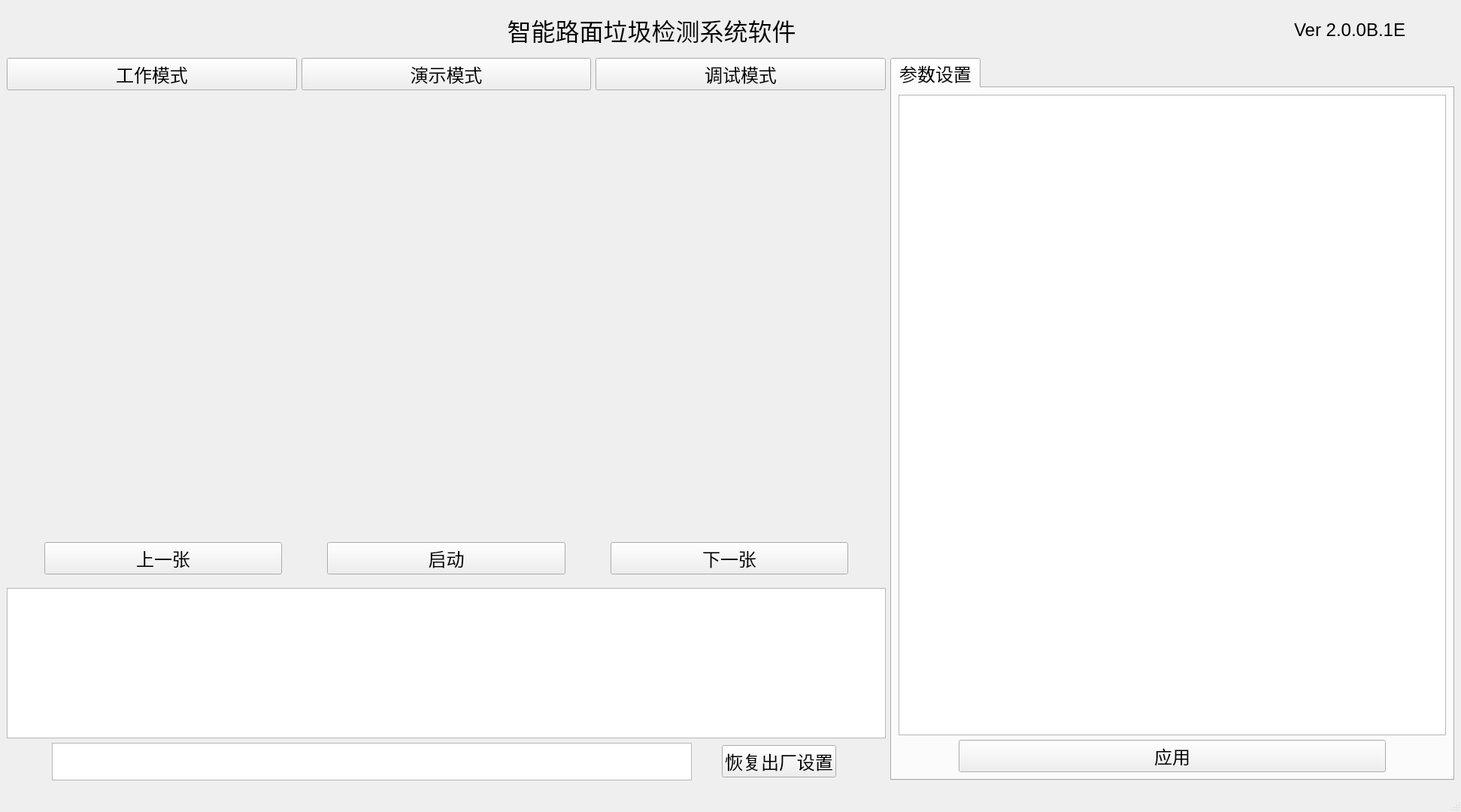
<?xml version="1.0" encoding="UTF-8"?>
<ui version="4.0">
 <class>MainWindow</class>
 <widget class="QMainWindow" name="MainWindow">
  <property name="geometry">
   <rect>
    <x>0</x>
    <y>0</y>
    <width>1943</width>
    <height>1080</height>
   </rect>
  </property>
  <property name="font">
   <font>
    <pointsize>18</pointsize>
   </font>
  </property>
  <property name="windowTitle">
   <string>MainWindow</string>
  </property>
  <property name="layoutDirection">
   <enum>Qt::LeftToRight</enum>
  </property>
  <widget class="QWidget" name="centralwidget">
   <layout class="QGridLayout" name="gridLayout">
    <item row="9" column="0">
     <widget class="QLabel" name="pictureLabel">
      <property name="sizePolicy">
       <sizepolicy hsizetype="Expanding" vsizetype="Expanding">
        <horstretch>0</horstretch>
        <verstretch>0</verstretch>
       </sizepolicy>
      </property>
      <property name="text">
       <string/>
      </property>
     </widget>
    </item>
    <item row="10" column="0" colspan="2">
     <layout class="QHBoxLayout" name="playerLayout">
      <property name="spacing">
       <number>60</number>
      </property>
      <property name="leftMargin">
       <number>50</number>
      </property>
      <property name="rightMargin">
       <number>50</number>
      </property>
      <item>
       <widget class="QPushButton" name="previousButton">
        <property name="text">
         <string>上一张</string>
        </property>
       </widget>
      </item>
      <item>
       <widget class="QPushButton" name="playButton">
        <property name="text">
         <string>启动</string>
        </property>
       </widget>
      </item>
      <item>
       <widget class="QPushButton" name="nextButton">
        <property name="text">
         <string>下一张</string>
        </property>
       </widget>
      </item>
     </layout>
    </item>
    <item row="0" column="0" colspan="3">
     <widget class="QWidget" name="titleWidget" native="true">
      <property name="maximumSize">
       <size>
        <width>16777215</width>
        <height>62</height>
       </size>
      </property>
      <property name="palette">
       <palette>
        <active>
         <colorrole role="WindowText">
          <brush brushstyle="SolidPattern">
           <color alpha="255">
            <red>0</red>
            <green>0</green>
            <blue>0</blue>
           </color>
          </brush>
         </colorrole>
         <colorrole role="Button">
          <brush brushstyle="SolidPattern">
           <color alpha="255">
            <red>255</red>
            <green>251</green>
            <blue>247</blue>
           </color>
          </brush>
         </colorrole>
         <colorrole role="Light">
          <brush brushstyle="SolidPattern">
           <color alpha="255">
            <red>255</red>
            <green>255</green>
            <blue>255</blue>
           </color>
          </brush>
         </colorrole>
         <colorrole role="Midlight">
          <brush brushstyle="SolidPattern">
           <color alpha="255">
            <red>255</red>
            <green>253</green>
            <blue>251</blue>
           </color>
          </brush>
         </colorrole>
         <colorrole role="Dark">
          <brush brushstyle="SolidPattern">
           <color alpha="255">
            <red>127</red>
            <green>125</green>
            <blue>123</blue>
           </color>
          </brush>
         </colorrole>
         <colorrole role="Mid">
          <brush brushstyle="SolidPattern">
           <color alpha="255">
            <red>170</red>
            <green>167</green>
            <blue>165</blue>
           </color>
          </brush>
         </colorrole>
         <colorrole role="Text">
          <brush brushstyle="SolidPattern">
           <color alpha="255">
            <red>0</red>
            <green>0</green>
            <blue>0</blue>
           </color>
          </brush>
         </colorrole>
         <colorrole role="BrightText">
          <brush brushstyle="SolidPattern">
           <color alpha="255">
            <red>255</red>
            <green>255</green>
            <blue>255</blue>
           </color>
          </brush>
         </colorrole>
         <colorrole role="ButtonText">
          <brush brushstyle="SolidPattern">
           <color alpha="255">
            <red>0</red>
            <green>0</green>
            <blue>0</blue>
           </color>
          </brush>
         </colorrole>
         <colorrole role="Base">
          <brush brushstyle="SolidPattern">
           <color alpha="255">
            <red>255</red>
            <green>255</green>
            <blue>255</blue>
           </color>
          </brush>
         </colorrole>
         <colorrole role="Window">
          <brush brushstyle="SolidPattern">
           <color alpha="255">
            <red>255</red>
            <green>251</green>
            <blue>247</blue>
           </color>
          </brush>
         </colorrole>
         <colorrole role="Shadow">
          <brush brushstyle="SolidPattern">
           <color alpha="255">
            <red>255</red>
            <green>255</green>
            <blue>255</blue>
           </color>
          </brush>
         </colorrole>
         <colorrole role="AlternateBase">
          <brush brushstyle="SolidPattern">
           <color alpha="255">
            <red>255</red>
            <green>253</green>
            <blue>251</blue>
           </color>
          </brush>
         </colorrole>
         <colorrole role="ToolTipBase">
          <brush brushstyle="SolidPattern">
           <color alpha="255">
            <red>255</red>
            <green>255</green>
            <blue>220</blue>
           </color>
          </brush>
         </colorrole>
         <colorrole role="ToolTipText">
          <brush brushstyle="SolidPattern">
           <color alpha="255">
            <red>0</red>
            <green>0</green>
            <blue>0</blue>
           </color>
          </brush>
         </colorrole>
        </active>
        <inactive>
         <colorrole role="WindowText">
          <brush brushstyle="SolidPattern">
           <color alpha="255">
            <red>0</red>
            <green>0</green>
            <blue>0</blue>
           </color>
          </brush>
         </colorrole>
         <colorrole role="Button">
          <brush brushstyle="SolidPattern">
           <color alpha="255">
            <red>255</red>
            <green>251</green>
            <blue>247</blue>
           </color>
          </brush>
         </colorrole>
         <colorrole role="Light">
          <brush brushstyle="SolidPattern">
           <color alpha="255">
            <red>255</red>
            <green>255</green>
            <blue>255</blue>
           </color>
          </brush>
         </colorrole>
         <colorrole role="Midlight">
          <brush brushstyle="SolidPattern">
           <color alpha="255">
            <red>255</red>
            <green>253</green>
            <blue>251</blue>
           </color>
          </brush>
         </colorrole>
         <colorrole role="Dark">
          <brush brushstyle="SolidPattern">
           <color alpha="255">
            <red>127</red>
            <green>125</green>
            <blue>123</blue>
           </color>
          </brush>
         </colorrole>
         <colorrole role="Mid">
          <brush brushstyle="SolidPattern">
           <color alpha="255">
            <red>170</red>
            <green>167</green>
            <blue>165</blue>
           </color>
          </brush>
         </colorrole>
         <colorrole role="Text">
          <brush brushstyle="SolidPattern">
           <color alpha="255">
            <red>0</red>
            <green>0</green>
            <blue>0</blue>
           </color>
          </brush>
         </colorrole>
         <colorrole role="BrightText">
          <brush brushstyle="SolidPattern">
           <color alpha="255">
            <red>255</red>
            <green>255</green>
            <blue>255</blue>
           </color>
          </brush>
         </colorrole>
         <colorrole role="ButtonText">
          <brush brushstyle="SolidPattern">
           <color alpha="255">
            <red>0</red>
            <green>0</green>
            <blue>0</blue>
           </color>
          </brush>
         </colorrole>
         <colorrole role="Base">
          <brush brushstyle="SolidPattern">
           <color alpha="255">
            <red>255</red>
            <green>255</green>
            <blue>255</blue>
           </color>
          </brush>
         </colorrole>
         <colorrole role="Window">
          <brush brushstyle="SolidPattern">
           <color alpha="255">
            <red>255</red>
            <green>251</green>
            <blue>247</blue>
           </color>
          </brush>
         </colorrole>
         <colorrole role="Shadow">
          <brush brushstyle="SolidPattern">
           <color alpha="255">
            <red>255</red>
            <green>255</green>
            <blue>255</blue>
           </color>
          </brush>
         </colorrole>
         <colorrole role="AlternateBase">
          <brush brushstyle="SolidPattern">
           <color alpha="255">
            <red>255</red>
            <green>253</green>
            <blue>251</blue>
           </color>
          </brush>
         </colorrole>
         <colorrole role="ToolTipBase">
          <brush brushstyle="SolidPattern">
           <color alpha="255">
            <red>255</red>
            <green>255</green>
            <blue>220</blue>
           </color>
          </brush>
         </colorrole>
         <colorrole role="ToolTipText">
          <brush brushstyle="SolidPattern">
           <color alpha="255">
            <red>0</red>
            <green>0</green>
            <blue>0</blue>
           </color>
          </brush>
         </colorrole>
        </inactive>
        <disabled>
         <colorrole role="WindowText">
          <brush brushstyle="SolidPattern">
           <color alpha="255">
            <red>127</red>
            <green>125</green>
            <blue>123</blue>
           </color>
          </brush>
         </colorrole>
         <colorrole role="Button">
          <brush brushstyle="SolidPattern">
           <color alpha="255">
            <red>255</red>
            <green>251</green>
            <blue>247</blue>
           </color>
          </brush>
         </colorrole>
         <colorrole role="Light">
          <brush brushstyle="SolidPattern">
           <color alpha="255">
            <red>255</red>
            <green>255</green>
            <blue>255</blue>
           </color>
          </brush>
         </colorrole>
         <colorrole role="Midlight">
          <brush brushstyle="SolidPattern">
           <color alpha="255">
            <red>255</red>
            <green>253</green>
            <blue>251</blue>
           </color>
          </brush>
         </colorrole>
         <colorrole role="Dark">
          <brush brushstyle="SolidPattern">
           <color alpha="255">
            <red>127</red>
            <green>125</green>
            <blue>123</blue>
           </color>
          </brush>
         </colorrole>
         <colorrole role="Mid">
          <brush brushstyle="SolidPattern">
           <color alpha="255">
            <red>170</red>
            <green>167</green>
            <blue>165</blue>
           </color>
          </brush>
         </colorrole>
         <colorrole role="Text">
          <brush brushstyle="SolidPattern">
           <color alpha="255">
            <red>127</red>
            <green>125</green>
            <blue>123</blue>
           </color>
          </brush>
         </colorrole>
         <colorrole role="BrightText">
          <brush brushstyle="SolidPattern">
           <color alpha="255">
            <red>255</red>
            <green>255</green>
            <blue>255</blue>
           </color>
          </brush>
         </colorrole>
         <colorrole role="ButtonText">
          <brush brushstyle="SolidPattern">
           <color alpha="255">
            <red>127</red>
            <green>125</green>
            <blue>123</blue>
           </color>
          </brush>
         </colorrole>
         <colorrole role="Base">
          <brush brushstyle="SolidPattern">
           <color alpha="255">
            <red>255</red>
            <green>251</green>
            <blue>247</blue>
           </color>
          </brush>
         </colorrole>
         <colorrole role="Window">
          <brush brushstyle="SolidPattern">
           <color alpha="255">
            <red>255</red>
            <green>251</green>
            <blue>247</blue>
           </color>
          </brush>
         </colorrole>
         <colorrole role="Shadow">
          <brush brushstyle="SolidPattern">
           <color alpha="255">
            <red>255</red>
            <green>255</green>
            <blue>255</blue>
           </color>
          </brush>
         </colorrole>
         <colorrole role="AlternateBase">
          <brush brushstyle="SolidPattern">
           <color alpha="255">
            <red>255</red>
            <green>251</green>
            <blue>247</blue>
           </color>
          </brush>
         </colorrole>
         <colorrole role="ToolTipBase">
          <brush brushstyle="SolidPattern">
           <color alpha="255">
            <red>255</red>
            <green>255</green>
            <blue>220</blue>
           </color>
          </brush>
         </colorrole>
         <colorrole role="ToolTipText">
          <brush brushstyle="SolidPattern">
           <color alpha="255">
            <red>0</red>
            <green>0</green>
            <blue>0</blue>
           </color>
          </brush>
         </colorrole>
        </disabled>
       </palette>
      </property>
      <property name="styleSheet">
       <string notr="true"/>
      </property>
      <layout class="QHBoxLayout" name="horizontalLayout" stretch="20,0,0">
       <item>
        <widget class="QLabel" name="titleLabel">
         <property name="font">
          <font>
           <pointsize>24</pointsize>
          </font>
         </property>
         <property name="text">
          <string>智能路面垃圾检测系统软件</string>
         </property>
         <property name="alignment">
          <set>Qt::AlignCenter</set>
         </property>
        </widget>
       </item>
       <item>
        <widget class="QLabel" name="label">
         <property name="text">
          <string>Ver 2.0.0B.1E</string>
         </property>
        </widget>
       </item>
       <item>
        <widget class="QPushButton" name="closeButton">
         <property name="minimumSize">
          <size>
           <width>50</width>
           <height>50</height>
          </size>
         </property>
         <property name="maximumSize">
          <size>
           <width>50</width>
           <height>50</height>
          </size>
         </property>
         <property name="font">
          <font>
           <pointsize>18</pointsize>
          </font>
         </property>
         <property name="autoFillBackground">
          <bool>false</bool>
         </property>
         <property name="styleSheet">
          <string notr="true">background-image: url(:/images/close.png);
border-style:none</string>
         </property>
         <property name="text">
          <string/>
         </property>
         <property name="iconSize">
          <size>
           <width>50</width>
           <height>50</height>
          </size>
         </property>
        </widget>
       </item>
      </layout>
     </widget>
    </item>
    <item row="8" column="0" colspan="2">
     <layout class="QHBoxLayout" name="modeButtonLayout">
      <item>
       <widget class="QPushButton" name="workModeButton">
        <property name="text">
         <string>工作模式</string>
        </property>
       </widget>
      </item>
      <item>
       <widget class="QPushButton" name="showModeButton">
        <property name="text">
         <string>演示模式</string>
        </property>
       </widget>
      </item>
      <item>
       <widget class="QPushButton" name="debugModeButton">
        <property name="text">
         <string>调试模式</string>
        </property>
       </widget>
      </item>
     </layout>
    </item>
    <item row="13" column="0" colspan="2">
     <widget class="QTableView" name="resultView">
      <property name="maximumSize">
       <size>
        <width>16777215</width>
        <height>200</height>
       </size>
      </property>
     </widget>
    </item>
    <item row="14" column="0">
     <layout class="QHBoxLayout" name="horizontalLayout_2">
      <property name="spacing">
       <number>40</number>
      </property>
      <property name="leftMargin">
       <number>60</number>
      </property>
      <property name="rightMargin">
       <number>60</number>
      </property>
      <item>
       <widget class="QTextBrowser" name="textBrowser">
        <property name="sizePolicy">
         <sizepolicy hsizetype="Expanding" vsizetype="Maximum">
          <horstretch>0</horstretch>
          <verstretch>0</verstretch>
         </sizepolicy>
        </property>
        <property name="maximumSize">
         <size>
          <width>1500</width>
          <height>50</height>
         </size>
        </property>
       </widget>
      </item>
      <item>
       <widget class="QPushButton" name="resetButton">
        <property name="text">
         <string>恢复出厂设置</string>
        </property>
       </widget>
      </item>
     </layout>
    </item>
    <item row="8" column="2" rowspan="7">
     <widget class="QTabWidget" name="tabWidget">
      <property name="minimumSize">
       <size>
        <width>600</width>
        <height>0</height>
       </size>
      </property>
      <property name="maximumSize">
       <size>
        <width>750</width>
        <height>16777215</height>
       </size>
      </property>
      <property name="currentIndex">
       <number>0</number>
      </property>
      <widget class="QWidget" name="parameterTab">
       <attribute name="title">
        <string>参数设置</string>
       </attribute>
       <layout class="QVBoxLayout" name="verticalLayout">
        <item>
         <widget class="QTreeView" name="parameterView"/>
        </item>
        <item>
         <layout class="QHBoxLayout" name="saveLayout">
          <property name="spacing">
           <number>80</number>
          </property>
          <property name="leftMargin">
           <number>80</number>
          </property>
          <property name="rightMargin">
           <number>80</number>
          </property>
          <item>
           <widget class="QPushButton" name="applyButton">
            <property name="text">
             <string>应用</string>
            </property>
           </widget>
          </item>
         </layout>
        </item>
       </layout>
      </widget>
     </widget>
    </item>
   </layout>
  </widget>
  <widget class="QStatusBar" name="statusbar"/>
 </widget>
 <resources/>
 <connections/>
</ui>
